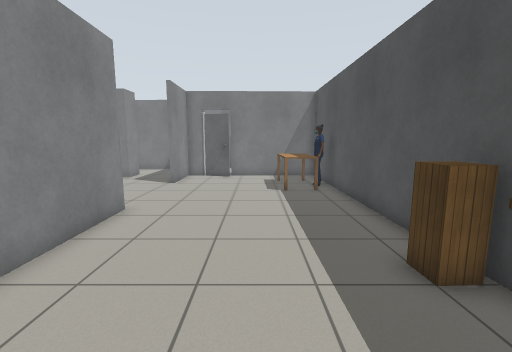
view 1 (above)

17 first-person views from a walk through a world built for the Gazebo simulator. The camera is 1.2 m above the floor, tilts 8° down and sees 90° across. The floor is counted in squares, 0.5 m on a side. Each view is taken from the middle of a square. On the plan, view 1 faces up. The plan holds only what a view shows up to about 17 squares ahead; the rest is blank. The place goes on beyond the plan. Simple patterns stand in for the simulator's built-in surfaces. Simple shapes stand in for some stock models.

view 2
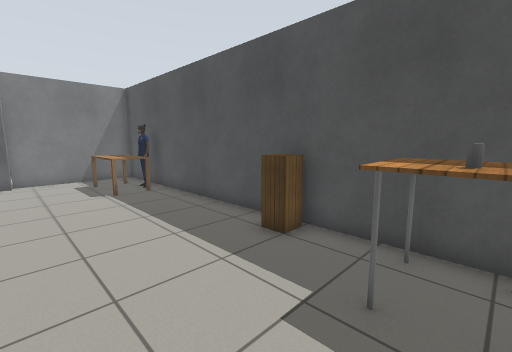

view 3
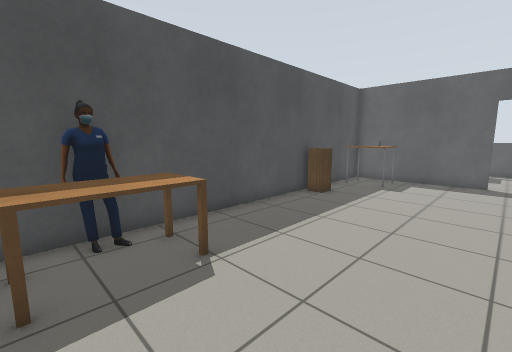

view 4
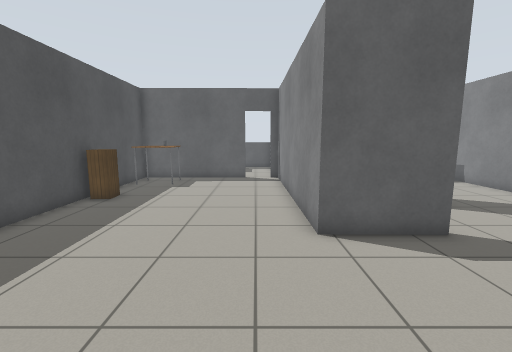

view 5
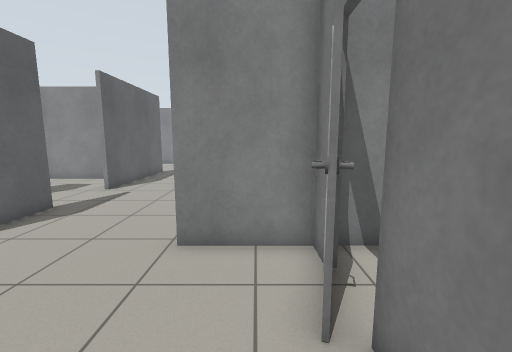

view 6
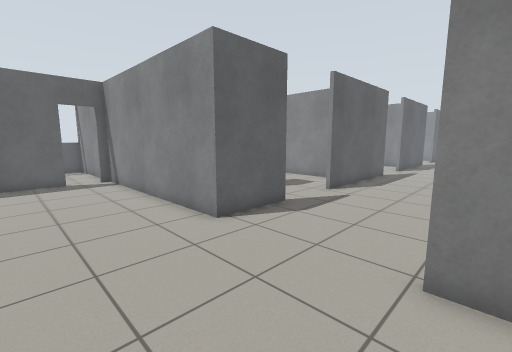

view 7
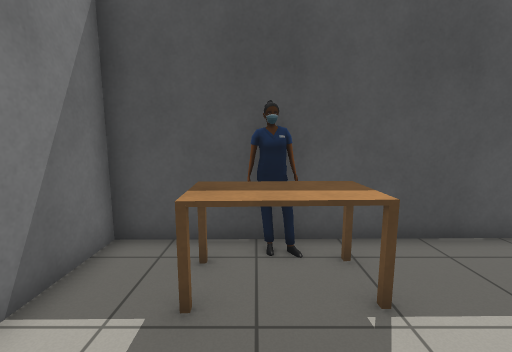

view 8
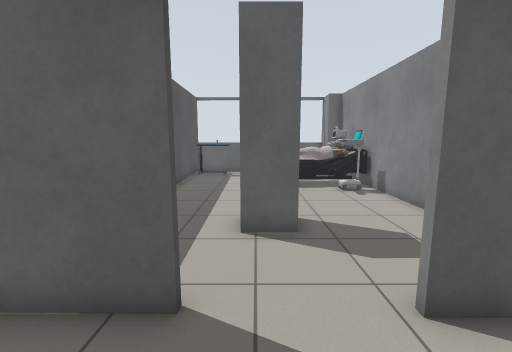

view 9
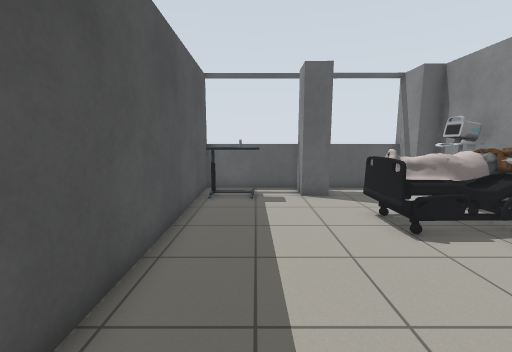

view 10
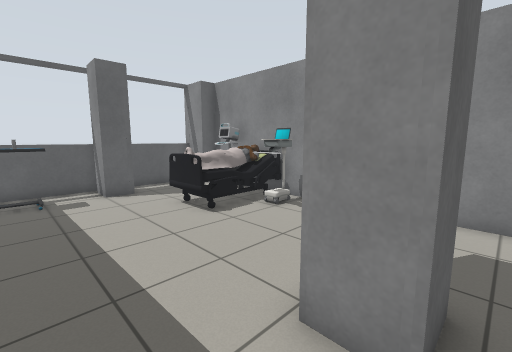

view 11
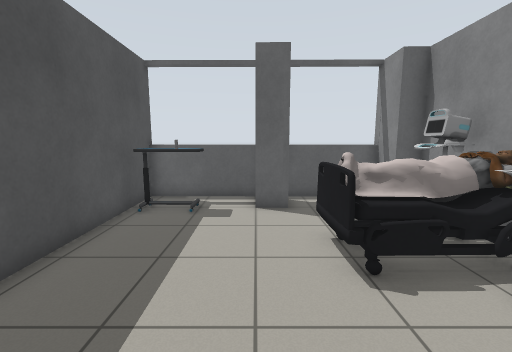

view 12
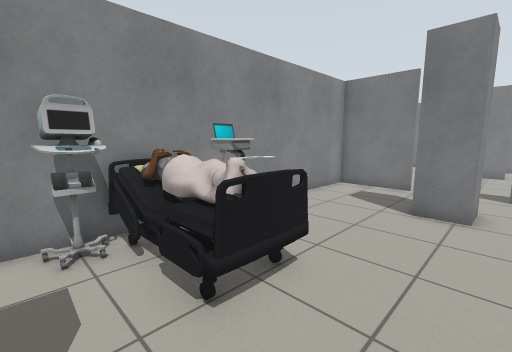

view 13
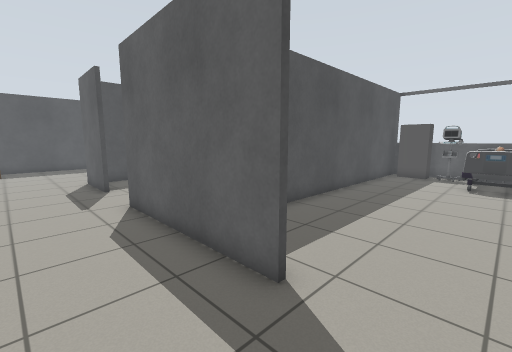

view 14
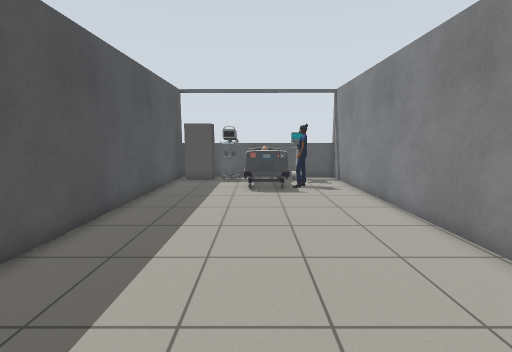

view 15
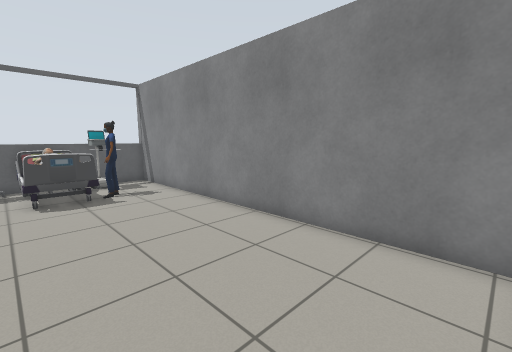

view 16
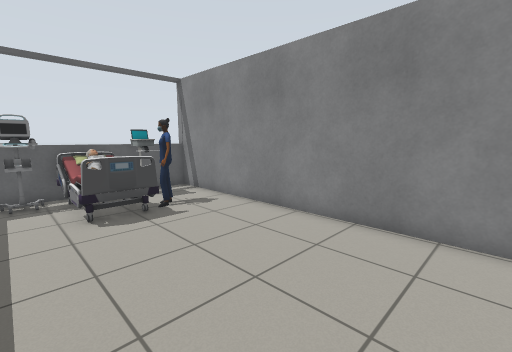

view 17
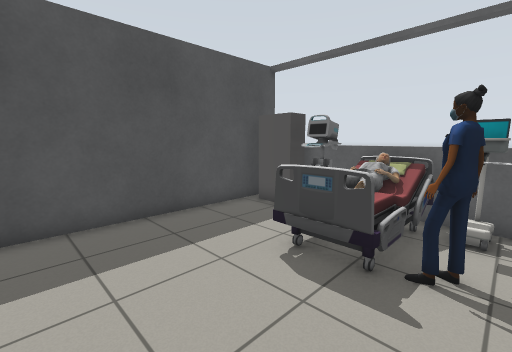

### Floor plan
Points are (right, up) in squares from view 1. A wall is a line through its corners. A room is listed if a view was taken in it or the views show most of it. See-through windows are left out.
Room 1 (views 1, 2, 3, 4, 5, 6, 7)
walls: (-4.6, 8.7) (-4.6, -1.4); (-2.4, -1.4) (4.1, -1.3) (3.9, 17.4) (-1.6, 17.3); (-3.5, 17.3) (-4.6, 17.3) (-4.6, 14.2)
ways out: opening at (-5, 12) to room 2; open door at (-3.5, -1.5); open door at (-2.5, 18)
objects: door leaf (-3, 17) to (-2, 17); table (1, 12) to (3, 15); grey cylinder (2, 0); table (2, 0) to (3, 2); wooden box (3, 4) to (3, 5)
Room 2 (views 8, 13, 14)
walls: (-18.5, 8.9) (-11.3, 8.8); (-8.2, 17.4) (-8.2, 16.5) (-9.2, 16.5); (-8, 8.8) (-4.6, 8.7)
ways out: opening at (-5, 12) to room 1; opening at (-9.5, 9) to room 3; opening at (-20, 9) to room 4
Room 3 (views 9, 10, 11, 12)
walls: (-10.1, 5.6) (-8.6, 5.6) (-8.6, 4.2) (-10.1, 4.2); (-10.2, -5.9) (-9, -5.9) (-9, -7.3); (-11.2, 8.6) (-14.8, 8.7) (-15, -6.3) (-14.1, -6.3) (-14.1, -7.6); (-4.6, -4.5) (-4.7, 3); (-4.8, 6.7) (-4.8, 7.8); (-4.5, -7.6) (-4.5, -6.1)
ways out: opening at (-9.5, 9) to room 2
objects: other object (-14, -5) to (-14, -4); person (-14, -3) to (-10, -1); other object (-14, 0) to (-13, 0); table (-7, -6) to (-5, -5); other object (-6, -6)
Room 4 (views 15, 16, 17)
walls: (-25.2, 8.3) (-25.1, -7.6); (-15.2, -7.5) (-15.1, 4.4)
ways out: opening at (-20, 9) to room 2
objects: other object (-23, -7) to (-23, -6); other object (-23, -4); person (-22, -7) to (-19, -3); other object (-18, -7) to (-18, -6); cabinet (-17, -7) to (-16, -6)

Where each view was taken, in squares from view 1:
view 1: 0 up, 0 right, facing up
view 2: 0 up, 2 left, facing up-right
view 3: 15 up, 3 left, facing down-right
view 4: 15 up, 3 left, facing down
view 5: 16 up, 1 right, facing left
view 6: 15 up, 0 right, facing down-left
view 7: 14 up, 2 left, facing right
view 8: 12 up, 9 left, facing down
view 9: 5 up, 7 left, facing down
view 10: 6 up, 6 left, facing down-left
view 11: 3 up, 9 left, facing down
view 12: 5 down, 8 left, facing up-left
view 13: 12 up, 21 left, facing down-right
view 14: 9 up, 20 left, facing down
view 15: 8 up, 19 left, facing down-left
view 16: 5 up, 18 left, facing down-left
view 17: 1 up, 23 left, facing down-right
